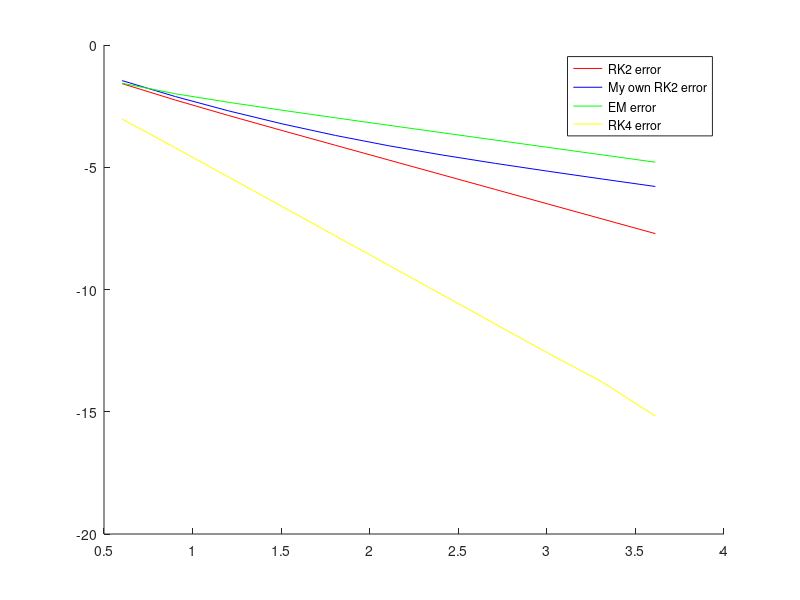
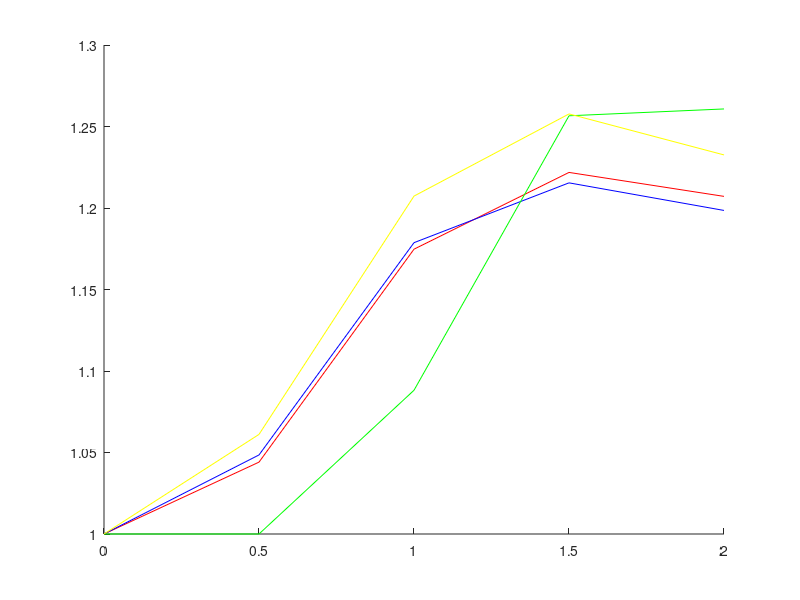
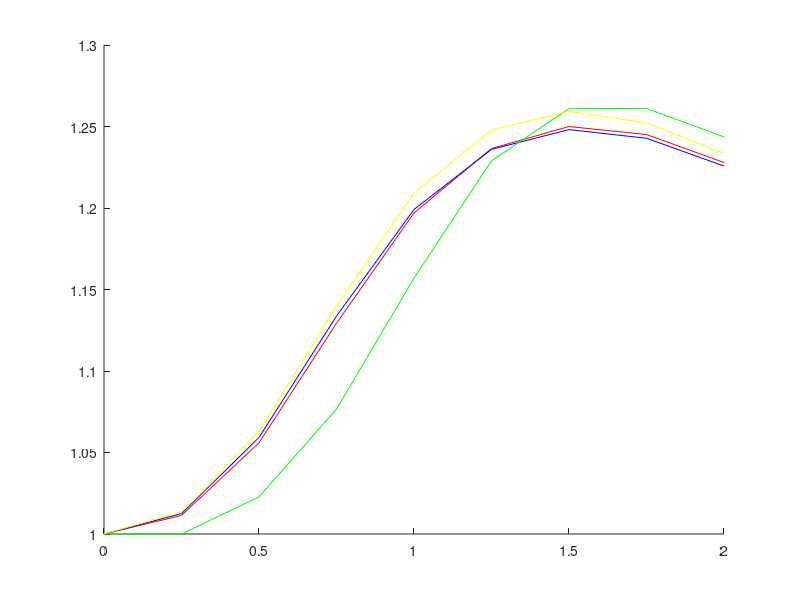
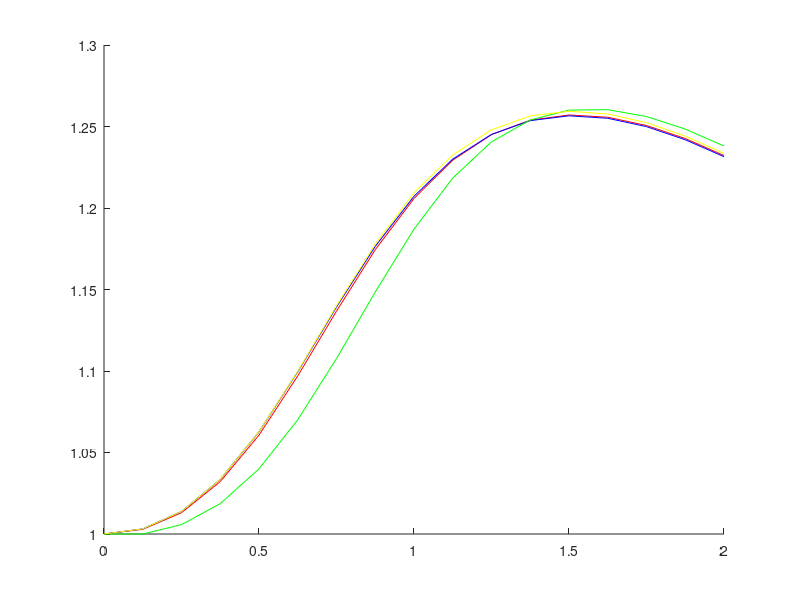

Write the MATLAB code that produced these figures, in order. (Note: this script raises an error after producing the figures.)
format long
f=@(t,y) exp(-y)*sin(t+(2*pi*y));
%the ODE we will be evaluating
T=0;
Y=1;
%initial values
q(1:11,1)=1;
w(1:11,1)=1;
e(1:11,1)=1;
r(1:11,1)=1;
%these are matrices that will store values for each method
%this initial value is for Y(0)=1
for j=2:12
%repeating the methods for each n
n=2^(j);
h=2/n;
for i=1:n
    %evaluation of RK2
    K1=h*f(T,Y);
    K2=h*f(T+h,Y+K1);
    Y=Y+(K1/2)+(K2/2);
    %our Y for each step
    T=T+h;
    %our T for this step
    q(j-1,i+1)=Y;
    %the matrix that stores the Y-coordinates
end
RK2(j-1)=Y;
%the solution at T=2 for each n value
T=0;
Y=1;
for i=1:n
    K1=h*f(T,Y);
    K2=h*f(T+h,Y+K1);
    Y=Y+(0.45*K1)+(0.55*K2);
    T=T+h;
    w(j-1,i+1)=Y;
    %these are the same steps as RK2 above, except with B1=0.45 and B2=0.55
end
MRK2(j-1)=Y;
%the solution at T=2 for each n value
T=0;
Y=1;
for i=1:n
    Y=Y+(h*f(T,Y));
    T=T+h;
    e(j-1,i+1)=Y;
    %evaluation of Euler's method
end
EM(j-1)=Y;
%the solution at T=2 for each n value
T=0;
Y=1;
for i=1:n
    K1=h*f(T,Y);
    K2=h*f(T+(h/2),Y+(K1/2));
    K3=h*f(T+(h/2),Y+(K2/2));
    K4=h*f(T+h,Y+K3);
    Y=Y+((K1+(2*(K2+K3))+K4)/6);
    T=T+h;
    r(j-1,i+1)=Y;
    %evaluation of RK4
end
RK4(j-1)=Y;
%the solution at T=2 for each n value
T=0;
Y=1;
end
h=2/8192;
%h for evaluating the true solution for RK4 where n=8192
for i=1:8192
K1=h*f(T,Y);
K2=h*f(T+(h/2),Y+(K1/2));
K3=h*f(T+(h/2),Y+(K2/2));
K4=h*f(T+h,Y+K3);
Y=Y+((K1+(2*(K2+K3))+K4)/6);
T=T+h;
%evaluation of RK4 at n=8192
end
A=Y;
%our true solution
for i=1:11
ERK2(i)=log10(abs(RK2(i)-A));
EMRK2(i)=log10(abs(MRK2(i)-A));
EEM(i)=log10(abs(EM(i)-A));
ERK4(i)=log10(abs(RK4(i)-A));
%calculating the log of error at T=2 for each n and each method
end
for i=1:11
LOGN(i)=log10(2^(i+1));
%the log of n number of steps
end
hold on
figure(1)
plot(LOGN,ERK2,'r')
plot(LOGN,EMRK2,'b')
plot(LOGN,EEM,'g')
plot(LOGN,ERK4,'y')
%plotting the logs of the errors
hold off
for i=[2:12]
   figure(i)
   hold on
   plot([0:2/(2^i):2],q(i-1,[1:(1+(2^i))]),'r')
   plot([0:2/(2^i):2],w(i-1,[1:(1+(2^i))]),'b')
   plot([0:2/(2^i):2],e(i-1,[1:(1+(2^i))]),'g')
   plot([0:2/(2^i):2],r(i-1,[1:(1+(2^i))]),'y')
   %plotting the solutions to each method. Each n number of steps is a new graph
   hold off
end
%below we are just labeling our graphs
figure(1)
legend('RK2 error','My own RK2 error','EM error','RK4 error')
lgd=legend;
lgd.Title.String = 'Log of Errors';
figure(2)
legend('RK2','My RK2','EM','RK4')
lgd=legend;
lgd.Title.String = 'n=4 steps';
figure(3)
legend('RK2','My RK2','EM','RK4')
lgd=legend;
lgd.Title.String = 'n=8 steps';
figure(4)
legend('RK2','My RK2','EM','RK4')
lgd=legend;
lgd.Title.String = 'n=16 steps';
figure(5)
legend('RK2','My RK2','EM','RK4')
lgd=legend;
lgd.Title.String = 'n=32 steps';
figure(6)
legend('RK2','My RK2','EM','RK4')
lgd=legend;
lgd.Title.String = 'n=64 steps';
figure(7)
legend('RK2','My RK2','EM','RK4')
lgd=legend;
lgd.Title.String = 'n=128 steps';
figure(8)
legend('RK2','My RK2','EM','RK4')
lgd=legend;
lgd.Title.String = 'n=256 steps';
figure(9)
legend('RK2','My RK2','EM','RK4')
lgd=legend;
lgd.Title.String = 'n=512 steps';
figure(10)
legend('RK2','My RK2','EM','RK4')
lgd=legend;
lgd.Title.String = 'n=1024 steps';
figure(11)
legend('RK2','My RK2','EM','RK4')
lgd=legend;
lgd.Title.String = 'n=2048 steps';
figure(12)
legend('RK2','My RK2','EM','RK4')
lgd=legend;
lgd.Title.String = 'n=4096 steps';


format long
f=@(t,y) exp(-y)*sin(t+(2*pi*y));
%the ODE we will be evaluating
T=0;
Y=1;
%initial values
for j=2:12
%repeating the methods for each n
n=2^(j);
h=2/n;
for i=1:n
    %evaluation of RK2
    K1=h*f(T,Y);
    K2=h*f(T+h,Y+K1);
    Y=Y+(K2/2)+(K1/2);
    %our Y for each step
    T=T+h;
    %our T for this step
end
RK2(j-1)=Y;
%the solution at T=2 for each n value
T=0;
Y=1;
for i=1:n
    K1=h*f(T,Y);
    K2=h*f(T+h,Y+K1);
    Y=Y+(0.45*K1)+(0.55*K2);
    T=T+h;
    %these are the same steps as RK2 above, except with B1=0.45 and B2=0.55
end
MRK2(j-1)=Y;
%the solution at T=2 for each n value
T=0;
Y=1;
for i=1:n
    Y=Y+(h*f(T,Y));
    T=T+h;
    %evaluation of Euler's method
end
EM(j-1)=Y;
%the solution at T=2 for each n value
T=0;
Y=1;
for i=1:n
    K1=h*f(T,Y);
    K2=h*f(T+(h/2),Y+(K1/2));
    K3=h*f(T+(h/2),Y+(K2/2));
    K4=h*f(T+h,Y+K3);
    Y=Y+((K1+(2*(K2+K3))+K4)/6);
    T=T+h;
    %evaluation of RK4
end
RK4(j-1)=Y;
%the solution at T=2 for each n value
T=0;
Y=1;
end
h=2/8192;
%h for evaluating the true solution for RK4 where n=8192
for i=1:8192
K1=h*f(T,Y);
K2=h*f(T+(h/2),Y+(K1/2));
K3=h*f(T+(h/2),Y+(K2/2));
K4=h*f(T+h,Y+K3);
Y=Y+((K1+(2*(K2+K3))+K4)/6);
T=T+h;
%evaluation of RK4 at n=8192
end
A=Y;
%our true solution
for i=1:11
ERK2(i)=log10(abs(RK2(i)-A));
EMRK2(i)=log10(abs(MRK2(i)-A));
EEM(i)=log10(abs(EM(i)-A));
ERK4(i)=log10(abs(RK4(i)-A));
%calculating the log of error at T=2 for each n and each method
end
for i=1:11
LOGFE1(i)=log10(2*2^(i+1));
LOGFE2(i)=log10(2*2^(i+1));
LOGFE3(i)=log10(2^(i+1));
LOGFE4(i)=log10(4*2^(i+1));
%the log of the number of function evaluations
end
hold on
figure(1)
plot(LOGFE1,ERK2,'r')
plot(LOGFE2,EMRK2,'b')
plot(LOGFE3,EEM,'g')
plot(LOGFE4,ERK4,'y')
%plotting the logs of the errors with respect to log of function evalutions
hold off
%labeling all of our graphs
figure(1)
legend('RK2 error','My own RK2 error','EM error','RK4 error')
lgd=legend;
lgd.Title.String = 'Log of Errors';


format long
T=0;
Y=4;
r(1:13,1)=4;
%initial values
for j=3:15
n=2^(j);
%my number of steps
h=6/n;
%step size
for i=1:n
   K1=h*f(T,Y);
   K2=h*f(T+(h/2),Y+(K1/2));
   K3=h*f(T+(h/2),Y+(K2/2));
   K4=h*f(T+h,Y+K3);
   Y=Y+((K1+(2*(K2+K3))+K4)/6);
   T=T+h;
   r(j-2,i+1)=Y;
   %evaluation of RK4 using our fixed point function as the f inside our RK4
end
T=0;
Y=4;
end
hold on
for i=1:13
   %plotting each solution up to n=32768 steps
 p=[0:6/(2^(16-i)):6];
 plot(p,r(14-i,[1:((2^(16-i))+1)]),'color',[0 0 (i^3)/2197])
end
hold off
%labeling all of our graphs
figure(1)
legend('n=32768 steps')
%labeling the most accurate solution
lgd=legend;
lgd.Title.String = 'Solution';
function z=f(t,y)
%my function for root finding using fixed point
z=2;
for i=1:50
 z=(exp(-1-sin(z)))-(((sin(t + y))^2)*((1+(z^2))^(1/3)));
end
end